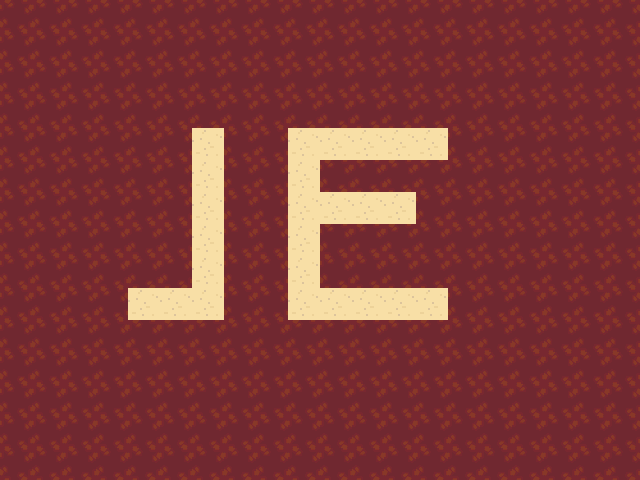

This game map was drawn from its Tiled (.tmx) file and the tilesets committed beside it. A one-line description and the full map source follow:
An orthogonal 20x15 tile map with 32x32 px tiles, 1 tile layer (lower), 8 tilesets.

<map version="1.10" tiledversion="1.10.2" orientation="orthogonal" renderorder="right-down" compressionlevel="0" width="20" height="15" tilewidth="32" tileheight="32" infinite="0" nextlayerid="4" nextobjectid="1">
 <tileset firstgid="1" source="RMXP-JohtoCompactExterior.tsx" />
 <tileset firstgid="2401" source="RMXP-auto-tfj-waterfall.tsx" />
 <tileset firstgid="2449" source="RMXP-auto-sand.tsx" />
 <tileset firstgid="2497" source="RMXP-auto-still.tsx" />
 <tileset firstgid="2545" source="RMXP-auto-noanimsea.tsx" />
 <tileset firstgid="2593" source="RMXP-auto-hgss-sea.tsx" />
 <tileset firstgid="2641" source="RMXP-auto-lake.tsx" />
 <tileset firstgid="2689" source="RMXP-auto-r49water.tsx" />
 <layer id="1" name="lower" width="20" height="15">
  <data encoding="csv">
250,250,250,250,250,250,250,250,250,250,250,250,250,250,250,250,250,250,250,250,
250,250,250,250,250,250,250,250,250,250,250,250,250,250,250,250,250,250,250,250,
250,250,250,250,250,250,250,250,250,250,250,250,250,250,250,250,250,250,250,250,
250,250,250,250,250,250,250,250,250,250,250,250,250,250,250,250,250,250,250,250,
250,250,250,250,250,250,229,250,250,229,229,229,229,229,250,250,250,250,250,250,
250,250,250,250,250,250,229,250,250,229,250,250,250,250,250,250,250,250,250,250,
250,250,250,250,250,250,229,250,250,229,229,229,229,250,250,250,250,250,250,250,
250,250,250,250,250,250,229,250,250,229,250,250,250,250,250,250,250,250,250,250,
250,250,250,250,250,250,229,250,250,229,250,250,250,250,250,250,250,250,250,250,
250,250,250,250,229,229,229,250,250,229,229,229,229,229,250,250,250,250,250,250,
250,250,250,250,250,250,250,250,250,250,250,250,250,250,250,250,250,250,250,250,
250,250,250,250,250,250,250,250,250,250,250,250,250,250,250,250,250,250,250,250,
250,250,250,250,250,250,250,250,250,250,250,250,250,250,250,250,250,250,250,250,
250,250,250,250,250,250,250,250,250,250,250,250,250,250,250,250,250,250,250,250,
250,250,250,250,250,250,250,250,250,250,250,250,250,250,250,250,250,250,250,250
  </data>
 </layer>
 <objectgroup id="2" name="events" />
</map>
